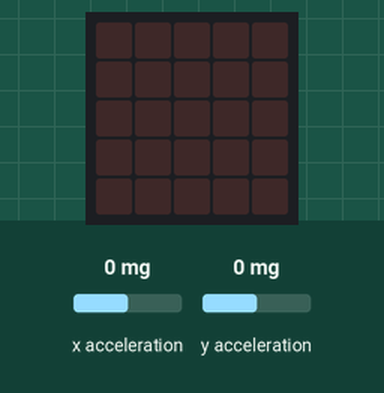
Simulated run of this program. Board: BBC micro:bit running MicroPython. Shown: the board's 5×5 LED display. The test bench sets the inputs (shaded band); at power-on: x acceleration 0 mg, y acceleration 0 mg.

Above: at 1.2 s.
1.3 s: x acceleration set to -477 mg
2.8 s: x acceleration set to -545 mg
At 3.7 s:
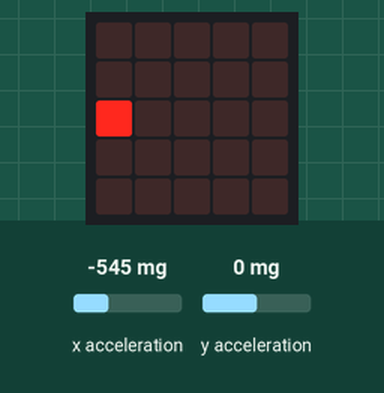
4.3 s: y acceleration set to -454 mg
5.8 s: y acceleration set to -537 mg
At 7.0 s:
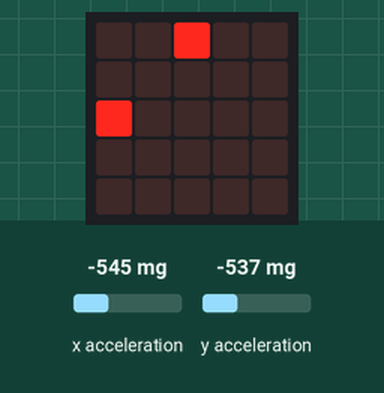
7.3 s: x acceleration set to 0 mg
At 8.3 s:
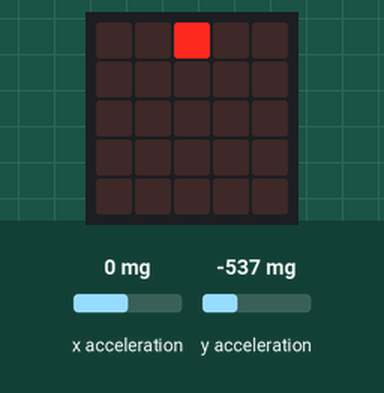
8.8 s: y acceleration set to 0 mg
At 9.5 s:
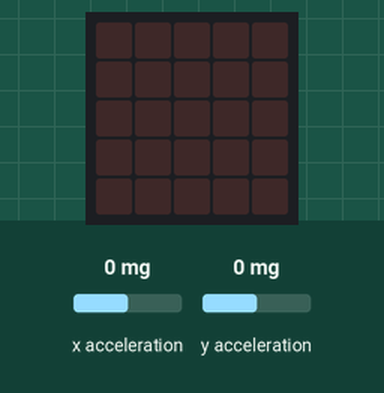
Timing chart, 0 to 11.3 s (numbered marks = the images above; inputs shaded):
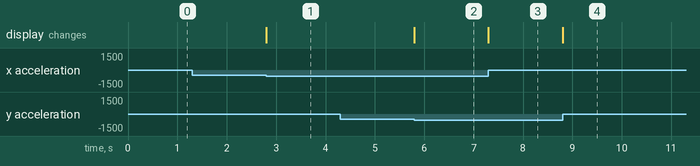

Measured:
- the behaviour switches between -500 and -501 mg on x acceleration (found by bisection; images 0 and 1)
- the behaviour switches between -500 and -501 mg on y acceleration (found by bisection; images 1 and 2)
- after the input at 1.3 s, every drawn part: stays the same
- after the input at 2.8 s, the display: changes at once (image 1)
- after the input at 4.3 s, every drawn part: stays the same
- after the input at 5.8 s, the display: changes at once (image 2)
- after the input at 7.3 s, the display: changes at once (image 3)
- after the input at 8.8 s, the display: changes at once (image 4)

The program:

Sensor_rotacion.py
```python
# Imports go at the top
from microbit import *


# Code in a 'while True:' loop repeats forever
while True:
    readingX = accelerometer.get_x()
    if (readingX < -500):
        display.set_pixel(0, 2, 9)
    else:
        display.set_pixel(0, 2, 0)

    if (readingX > 500):
        display.set_pixel(4, 2, 9)
    else:
        display.set_pixel(4, 2, 0)


    readingY = accelerometer.get_y()
    if (readingY < -500):
        display.set_pixel(2, 0, 9)
    else:
        display.set_pixel(2, 0, 0)

    if (readingY > 500):
        display.set_pixel(2, 4, 9)
    else:
        display.set_pixel(2, 4, 0)
    
```
